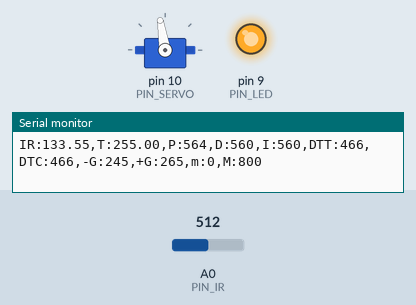
Simulated run of this sketch. Board: Arduino Uno, built with avr-gcc and run on an emulated ATmega328P. Shown: servo, output pins drawn as LEDs (lit = HIGH), the last lines printed to the serial monitor. Inputs (shaded band) come from the test bench; at power-on: A0 (PIN_IR) = 512.

Above: at 1.2 s.
1.3 s: A0 (PIN_IR) set to 716
At 1.46 s:
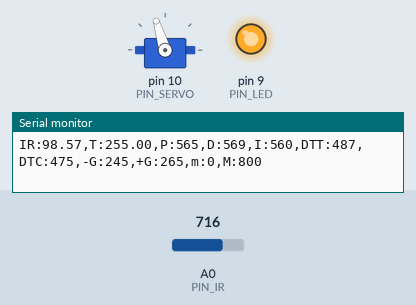
4.3 s: A0 (PIN_IR) set to 698
At 4.5 s:
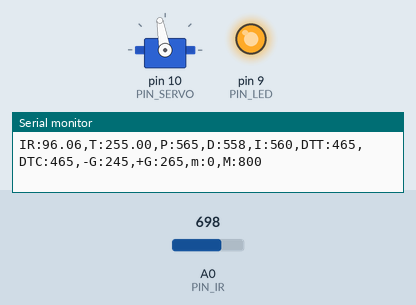
6.0 s: A0 (PIN_IR) set to 245
At 6.45 s:
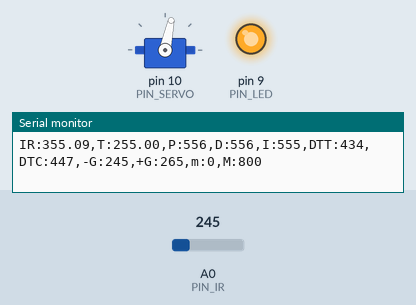
9.0 s: A0 (PIN_IR) set to 443
12.0 s: A0 (PIN_IR) set to 457
Timing chart, 0 to 15.0 s (numbered marks = the images above; inputs shaded):
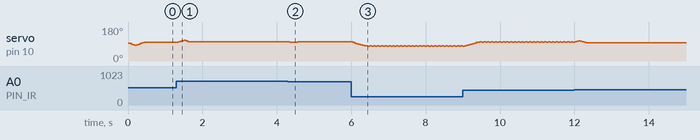

The sketch:

28P14_RAMPUP.ino
```cpp
#include <Servo.h>

// Arduino pin assignment
#define PIN_LED 9
#define PIN_SERVO 10
#define PIN_IR A0
// Framwork setting
#define _DIST_TARGET 255
#define _DIST_MIN 90
#define _DIST_MAX 410
// Distance sensor
#define _DIST_ALPHA 0.2 //ema_alpha
// Servo range
#define _DUTY_MIN 1200
#define _DUTY_NEU 1475
#define _DUTY_MAX 1800
// Servo speed control
#define _SERVO_ANGLE 30 //servo_angle
#define _SERVO_SPEED 300 //servo_speed
#define _RAMPUP_TIME 0.5
// Event periods
#define _INTERVAL_DIST 20
#define _INTERVAL_SERVO 30
#define _INTERVAL_SERIAL 100
// PID parameters
#define _KP 0.7
#define _KD 45
#define _KI 0.95 //0.3
#define _ITERM_MAX 100 //50 //item max
// EMA filter
#define EMA_ALPHA 0.35
// etc
#define START _DUTY_MIN + 100
#define END _DUTY_MAX - 100
// global variables
float dist_min, dist_max, dist_raw, dist_cali;
float ema_dist = 0;
float samples_num = 3;
// Servo instance
Servo myservo;
// Distance sensor
float dist_target;
// Event periods
unsigned long last_sampling_time_dist, last_sampling_time_servo, last_sampling_time_serial;
bool event_dist, event_servo, event_serial;
// Servo speed control
int duty_chg_max, duty_chg_per_interval, duty_chg_adjust;
int toggle_interval, toggle_interval_cnt;
float pause_time;
int duty_target, duty_curr;
// PID variables
float error_curr, error_prev, control, pterm, dterm, iterm;
// cali IR_DISTANCE
const float coE[] = {0.0000207, -0.0058357, 1.53848999, 23.2994353};

void setup() {
  pinMode(PIN_LED, OUTPUT);
  digitalWrite(PIN_LED, 1);
  myservo.attach(PIN_SERVO);

  dist_min = _DIST_MIN;
  dist_max = _DIST_MAX;
  dist_target = _DIST_TARGET;

  event_servo = true;
  event_dist = true;
  event_serial = true;

  duty_curr = _DUTY_NEU;
  myservo.writeMicroseconds(duty_curr);
  Serial.begin(57600);

  // servo related variables
  duty_chg_max = (float)(_DUTY_MAX - _DUTY_MIN) * _SERVO_SPEED / 180 * _INTERVAL_SERVO / 1000;
  duty_chg_adjust = (float) duty_chg_max * _INTERVAL_SERVO / _RAMPUP_TIME;
  duty_chg_per_interval = 0;

  pause_time = 0.5;
  toggle_interval = (180.0 / _SERVO_SPEED + pause_time) * 1000 / _INTERVAL_SERVO;
  toggle_interval_cnt = toggle_interval;

  pterm = iterm = dterm = 0;

  last_sampling_time_dist = 0;
  last_sampling_time_servo = 0;
  last_sampling_time_serial = 0;
}

float ir_distance(void) {
  float val;
  float volt = float(analogRead(PIN_IR));
  val = ((6762.0/(volt-9.0))-4.0) * 10.0;
  return val;
}

float under_noise_filter(void) {
  int currReading;
  int largestReading = 0;
  for (int i = 0; i < samples_num; i++) {
    currReading = ir_distance();
    if (currReading > largestReading) { largestReading = currReading; }
    delayMicroseconds(1500);
  }
  return largestReading;
}

float ir_distance_filtered(void) {
  int currReading;
  int lowestReading = 1024;
  for (int i =0; i < samples_num; i++) {
    currReading = under_noise_filter();
    if (currReading < lowestReading) { lowestReading = currReading ;}
  }
  ema_dist = EMA_ALPHA * lowestReading + (1-EMA_ALPHA) * ema_dist;
  float dist_cali = coE[0] * pow(ema_dist, 3) + coE[1] * pow(ema_dist, 2) + coE[2] * ema_dist + coE[3];
  return dist_cali;
}

void loop() {
  // Event_sampling_time
  if (millis() >= last_sampling_time_dist + _INTERVAL_DIST) event_dist = true;
  if (millis() >= last_sampling_time_servo + _INTERVAL_SERVO) event_servo = true;
  if (millis() >= last_sampling_time_serial + _INTERVAL_SERIAL) event_serial = true;

  // Event_dist_handlers
  if (event_dist) {
    event_dist = false;
    // get a distance
    dist_raw = ir_distance_filtered();
    dist_cali = ir_distance_filtered();
    // PID control logic
    error_curr = dist_target - dist_cali;
    pterm = _KP * error_curr;
    dterm = _KD * (error_curr - error_prev);
    iterm += _KI * error_curr;
    if(abs(iterm) > _ITERM_MAX) iterm = 0;
    control = pterm + dterm + iterm;
    // duty_target = f(duty_neutral, control)
    duty_target = _DUTY_NEU + control;
    if (duty_target > _DUTY_MAX) {duty_target = _DUTY_MAX;}
    if (duty_target < _DUTY_MIN) {duty_target = _DUTY_MIN;}

    error_prev = error_curr;
    last_sampling_time_dist = millis();
  }

  // Event_servo_handlers
  if (event_servo) {
    event_servo = false;
    // adjust duty_curr toward duty_target
    if(duty_target > duty_curr) {
      if(duty_chg_per_interval < duty_chg_max) {
        duty_chg_per_interval += duty_chg_adjust;
        if(duty_chg_per_interval > duty_chg_max) duty_chg_per_interval = duty_chg_max;
      }
      duty_curr += duty_chg_per_interval;
      if(duty_curr > duty_target) duty_curr = duty_target;
    } else if(duty_target < duty_curr) {
      if(duty_chg_per_interval > -duty_chg_max) {
        duty_chg_per_interval -= duty_chg_adjust;
        if(duty_chg_per_interval < -duty_chg_max) duty_chg_per_interval = -duty_chg_max;
      }
      duty_curr += duty_chg_per_interval;
      if(duty_curr < duty_target) duty_curr = duty_target;
    } else {
      duty_chg_per_interval = 0;
    }

    if(toggle_interval_cnt >= toggle_interval) {
      toggle_interval_cnt = 0;
      if(duty_curr < START + 200) duty_target = END;
      else if(duty_curr > END - 200) duty_target = START;
    }else {
      toggle_interval_cnt++;
    }

    // update servo position
    myservo.writeMicroseconds(duty_curr);

    last_sampling_time_servo = millis();
  }
  // Event_serial_handlers
  if (event_serial) {
    event_serial = false;
    Serial.print("IR:");
    Serial.print(dist_raw);
    Serial.print(",T:");
    Serial.print(dist_target);
    Serial.print(",P:");
    Serial.print(map(pterm,-1000,1000,510,610));
    Serial.print(",D:");
    Serial.print(map(dterm,-1000,1000,510,610));
    Serial.print(",I:");
    Serial.print(map(iterm,-1000,1000,510,610));
    Serial.print(",DTT:");
    Serial.print(map(duty_target,1000,2000,410,510));
    Serial.print(",DTC:");
    Serial.print(map(duty_curr,1000,2000,410,510));
    Serial.println(",-G:245,+G:265,m:0,M:800");

    last_sampling_time_serial = millis();
  }
}
```

Measured:
- after the input at 1.3 s, servo on pin 10 (PIN_SERVO): 99° → 101° after 0.05 s
- after the input at 4.3 s, servo on pin 10 (PIN_SERVO): 101° → 98° after 0.05 s, → 100° 0.10 s later, → 101° 0.10 s later
